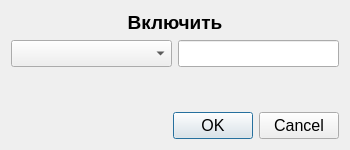
<?xml version="1.0" encoding="UTF-8"?>
<ui version="4.0">
 <class>SMLSwitchOnDialog</class>
 <widget class="QDialog" name="SMLSwitchOnDialog">
  <property name="geometry">
   <rect>
    <x>0</x>
    <y>0</y>
    <width>350</width>
    <height>150</height>
   </rect>
  </property>
  <property name="font">
   <font>
    <pointsize>12</pointsize>
   </font>
  </property>
  <property name="windowTitle">
   <string>Включить</string>
  </property>
  <property name="toolTip">
   <string>&lt;html&gt;&lt;head/&gt;&lt;body&gt;&lt;p align=&quot;justify&quot;&gt;&lt;span style=&quot; font-size:12pt;&quot;&gt;Быстрая клавиша &lt;/span&gt;&lt;span style=&quot; font-size:12pt; color:#3300ff;&quot;&gt;1 &lt;/span&gt;&lt;span style=&quot; font-size:12pt;&quot;&gt;&lt;br/&gt;ВКЛЮЧИТЬ [&lt;/span&gt;&lt;span style=&quot; font-size:12pt; font-weight:600;&quot;&gt;НОМЕРА УСТРОЙСТВ&lt;/span&gt;&lt;span style=&quot; font-size:12pt;&quot;&gt;] &lt;br/&gt;Включает выбранные устройства. &lt;/span&gt;&lt;/p&gt;&lt;/body&gt;&lt;/html&gt;</string>
  </property>
  <property name="whatsThis">
   <string>&lt;html&gt;&lt;head/&gt;&lt;body&gt;&lt;p align=&quot;justify&quot;&gt;&lt;span style=&quot; font-size:12pt;&quot;&gt;Быстрая клавиша &lt;/span&gt;&lt;span style=&quot; font-size:12pt; color:#3300ff;&quot;&gt;1 &lt;/span&gt;&lt;span style=&quot; font-size:12pt;&quot;&gt;&lt;br/&gt;ВКЛЮЧИТЬ [&lt;/span&gt;&lt;span style=&quot; font-size:12pt; font-weight:600;&quot;&gt;НОМЕРА УСТРОЙСТВ&lt;/span&gt;&lt;span style=&quot; font-size:12pt;&quot;&gt;] &lt;br/&gt;Включает выбранные устройства. &lt;/span&gt;&lt;/p&gt;&lt;/body&gt;&lt;/html&gt;</string>
  </property>
  <layout class="QGridLayout" name="gridLayout">
   <item row="5" column="0" colspan="2">
    <spacer name="verticalSpacer">
     <property name="orientation">
      <enum>Qt::Vertical</enum>
     </property>
     <property name="sizeHint" stdset="0">
      <size>
       <width>20</width>
       <height>100</height>
      </size>
     </property>
    </spacer>
   </item>
   <item row="0" column="0" colspan="2">
    <widget class="QLabel" name="onTitleLabel">
     <property name="sizePolicy">
      <sizepolicy hsizetype="Preferred" vsizetype="Fixed">
       <horstretch>0</horstretch>
       <verstretch>0</verstretch>
      </sizepolicy>
     </property>
     <property name="font">
      <font>
       <pointsize>14</pointsize>
       <weight>75</weight>
       <bold>true</bold>
      </font>
     </property>
     <property name="text">
      <string>Включить</string>
     </property>
     <property name="alignment">
      <set>Qt::AlignCenter</set>
     </property>
    </widget>
   </item>
   <item row="3" column="0">
    <widget class="QComboBox" name="devicesComboBox">
     <property name="font">
      <font>
       <pointsize>12</pointsize>
      </font>
     </property>
    </widget>
   </item>
   <item row="3" column="1">
    <widget class="QLineEdit" name="argumentsLineEdit">
     <property name="sizePolicy">
      <sizepolicy hsizetype="Preferred" vsizetype="Fixed">
       <horstretch>0</horstretch>
       <verstretch>0</verstretch>
      </sizepolicy>
     </property>
     <property name="font">
      <font>
       <pointsize>12</pointsize>
      </font>
     </property>
    </widget>
   </item>
   <item row="7" column="0" colspan="2">
    <widget class="QDialogButtonBox" name="buttonBox">
     <property name="orientation">
      <enum>Qt::Horizontal</enum>
     </property>
     <property name="standardButtons">
      <set>QDialogButtonBox::Cancel|QDialogButtonBox::Ok</set>
     </property>
    </widget>
   </item>
  </layout>
 </widget>
 <resources/>
 <connections>
  <connection>
   <sender>buttonBox</sender>
   <signal>accepted()</signal>
   <receiver>SMLSwitchOnDialog</receiver>
   <slot>accept()</slot>
   <hints>
    <hint type="sourcelabel">
     <x>248</x>
     <y>254</y>
    </hint>
    <hint type="destinationlabel">
     <x>157</x>
     <y>274</y>
    </hint>
   </hints>
  </connection>
  <connection>
   <sender>buttonBox</sender>
   <signal>rejected()</signal>
   <receiver>SMLSwitchOnDialog</receiver>
   <slot>reject()</slot>
   <hints>
    <hint type="sourcelabel">
     <x>316</x>
     <y>260</y>
    </hint>
    <hint type="destinationlabel">
     <x>286</x>
     <y>274</y>
    </hint>
   </hints>
  </connection>
 </connections>
</ui>
